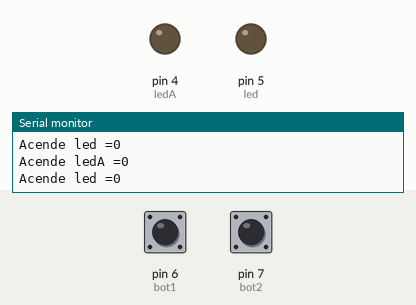
Bench run of a sketch on a simulated Arduino Uno, built with avr-gcc and run on an emulated ATmega328P. Parts: output pins drawn as LEDs (lit = HIGH), the last lines printed to the serial monitor. Inputs (shaded band) come from the test bench; at power-on: pin 6 (bot1) LOW, pin 7 (bot2) LOW.

Above: at 6.8 s.
6.9 s: pin 6 (bot1) pulled HIGH for 2.6 s
At 8.8 s:
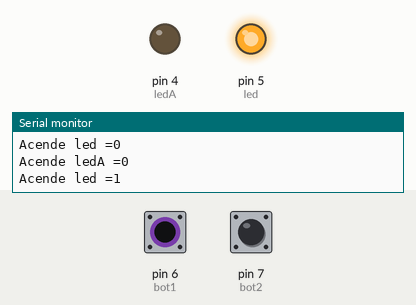
11.5 s: pin 7 (bot2) pulled HIGH for 2.6 s
At 13.1 s:
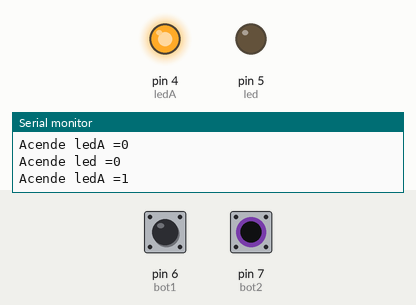
17.5 s: pin 6 (bot1) driven HIGH and pin 7 (bot2) driven HIGH
At 18.9 s:
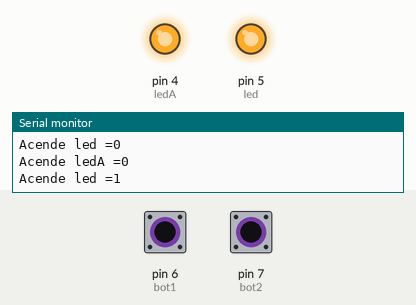
20.5 s: pin 6 (bot1) driven LOW
At 23.2 s:
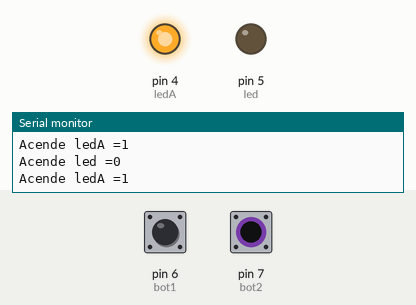
23.5 s: pin 6 (bot1) driven HIGH
At 24.7 s:
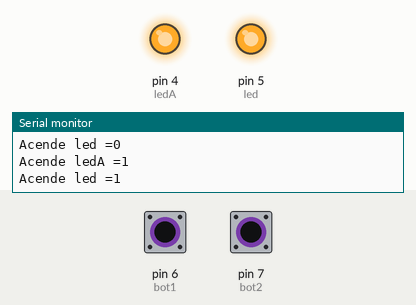
Timing chart, 0 to 26.5 s (numbered marks = the images above; inputs shaded):
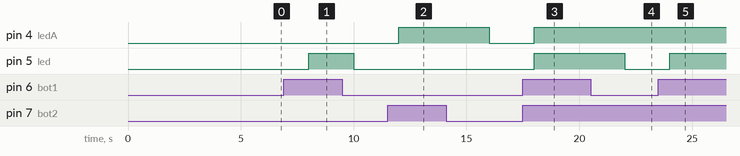

The sketch:

Botoes.ino
```cpp
int led = 5;
int ledA = 4;
int bot1 = 6;
int bot2 = 7;
int val1 = 0;
int val2 = 0;
void setup()
{//1
  Serial.begin(9600);
  pinMode(led, OUTPUT);
  pinMode(ledA, OUTPUT);
  pinMode(bot1, INPUT);
  pinMode(bot2, INPUT);
}//1

void loop()
{//2
  serial();
  val1 = digitalRead(bot1);
  val2 = digitalRead(bot2);
  digitalWrite(led, val1);
  digitalWrite(ledA, val2);
}//2
///*
void serial()
{//3
 Serial.print("Acende led =");
 Serial.println(val1);
 delay(1000);
 Serial.print("Acende ledA =");
 Serial.println(val2);
 delay(1000);
}//3
///*
```

Measured:
- after the input at 6.9 s, pin 5 (led): LOW → HIGH after 1.1 s, → LOW 2.0 s later
- after the input at 11.5 s, pin 4 (ledA): LOW → HIGH after 0.50 s, → LOW 4.0 s later
- after the input at 17.5 s, pin 4 (ledA), pin 5 (led): LOW → HIGH after 0.50 s
- after the input at 20.5 s, pin 5 (led): HIGH → LOW after 1.5 s
- after the input at 23.5 s, pin 5 (led): LOW → HIGH after 0.50 s
